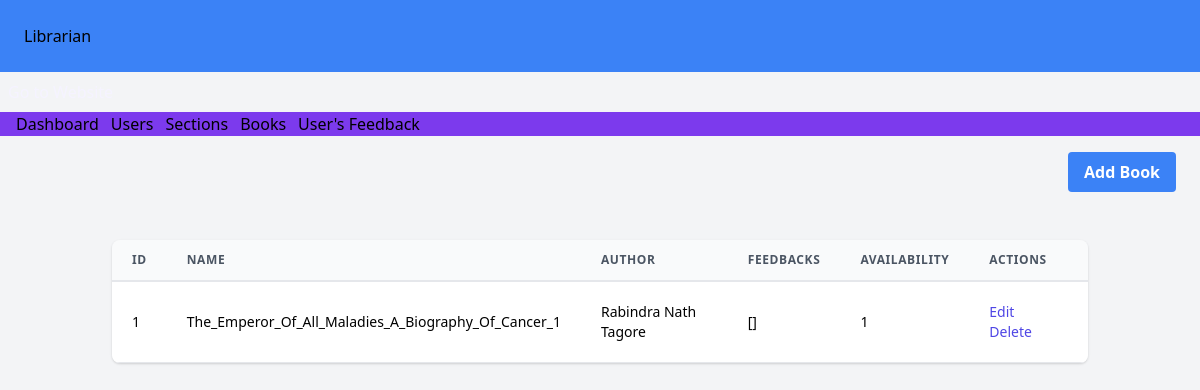
Screenshot of /abook with the database file from the repository.
### modal.py (models this page shows)
class Book(db.Model):
    id = db.Column(db.Integer, primary_key=True)
    name = db.Column(db.String(200), nullable=False)
    content = db.Column(db.Text)
    author = db.Column(db.String(100), nullable=False)
    date_issued = db.Column(db.Date,nullable=True)
    profile = db.Column(db.String(200))
    return_date = db.Column(db.Date,nullable=True)
    availability = db.Column(db.Integer, default=1)
    section_id = db.Column(db.Integer, db.ForeignKey('section.id'), nullable=False)
    section = db.relationship('Section', backref=db.backref('books', lazy=True))

### app.py (the view)
@app.route('/abook',methods=["GET","POST"])
def Abook():
    list1=Book.query.all()
    return render_template('/admin/admin_book.html',list1=list1)

### templates/admin/admin_book.html (shortened to what this page needs)
<!DOCTYPE html>
<html lang="en">
<head>
    <link rel="stylesheet" href="https://cdn.jsdelivr.net/npm/tailwindcss@2.2.19/dist/tailwind.min.css">
</head>
<body class="bg-gray-100">
    {% include '/admin/header.html' %}
    <div class="flex justify-end px-6 py-4">
        <a href="/addbook" class="bg-blue-500 hover:bg-blue-700 text-white font-bold py-2 px-4 rounded">
            Add Book
        </a>
    </div>
    <div class="container mx-auto px-6 py-4">
        <div class="-mx-4 sm:-mx-8 px-4 sm:px-8 py-4 overflow-x-auto">
            <div class="inline-block min-w-full shadow rounded-lg overflow-hidden">
                <table class="min-w-full leading-normal">
                    <thead>
                        <tr>
                            <th class="px-5 py-3 border-b-2 border-gray-200 bg-gray-50 text-left text-xs font-semibold text-gray-600 uppercase tracking-wider">Id</th>
                            <th class="px-5 py-3 border-b-2 border-gray-200 bg-gray-50 text-left text-xs font-semibold text-gray-600 uppercase tracking-wider">Name</th>
                            <th class="px-5 py-3 border-b-2 border-gray-200 bg-gray-50 text-left text-xs font-semibold text-gray-600 uppercase tracking-wider">Author</th>
                            <th class="px-5 py-3 border-b-2 border-gray-200 bg-gray-50 text-left text-xs font-semibold text-gray-600 uppercase tracking-wider">Feedbacks</th>
                            <th class="px-5 py-3 border-b-2 border-gray-200 bg-gray-50 text-left text-xs font-semibold text-gray-600 uppercase tracking-wider">Availability</th>
                            <th class="px-5 py-3 border-b-2 border-gray-200 bg-gray-50 text-left text-xs font-semibold text-gray-600 uppercase tracking-wider">Actions</th>
                        </tr>
                    </thead>
                    <tbody>
                        {% for user in list1 %}
                        <tr>
                            <td class="px-5 py-5 border-b border-gray-200 bg-white text-sm">{{ user.id }}</td>
                            <td class="px-5 py-5 border-b border-gray-200 bg-white text-sm">{{ user.name }}</td>
                            <td class="px-5 py-5 border-b border-gray-200 bg-white text-sm">{{ user.author }}</td>
                            <td class="px-5 py-5 border-b border-gray-200 bg-white text-sm">{{ user.feedbacks }}</td>
                            <td class="px-5 py-5 border-b border-gray-200 bg-white text-sm">{{ user.availability }}</td>
                            <td class="px-5 py-5 border-b border-gray-200 bg-white text-sm">
                                <a href="/ed/{{user.id}}" class="text-indigo-600 hover:text-indigo-900 mr-6">Edit</a>
                                <a href="/de/{{user.id}}" class="text-indigo-600 hover:text-indigo-900">Delete</a>
                            </td>
                        </tr>
                        {% endfor %}
                    </tbody>
                </table>
            </div>
        </div>
    </div>
</body>
</html>

### rows the page displays
Book: id "1", name "The_Emperor_Of_All_Maladies_A_Biography_Of_Cancer_1", author "Rabindra Nath Tagore", feedbacks "[]", availability "1"
